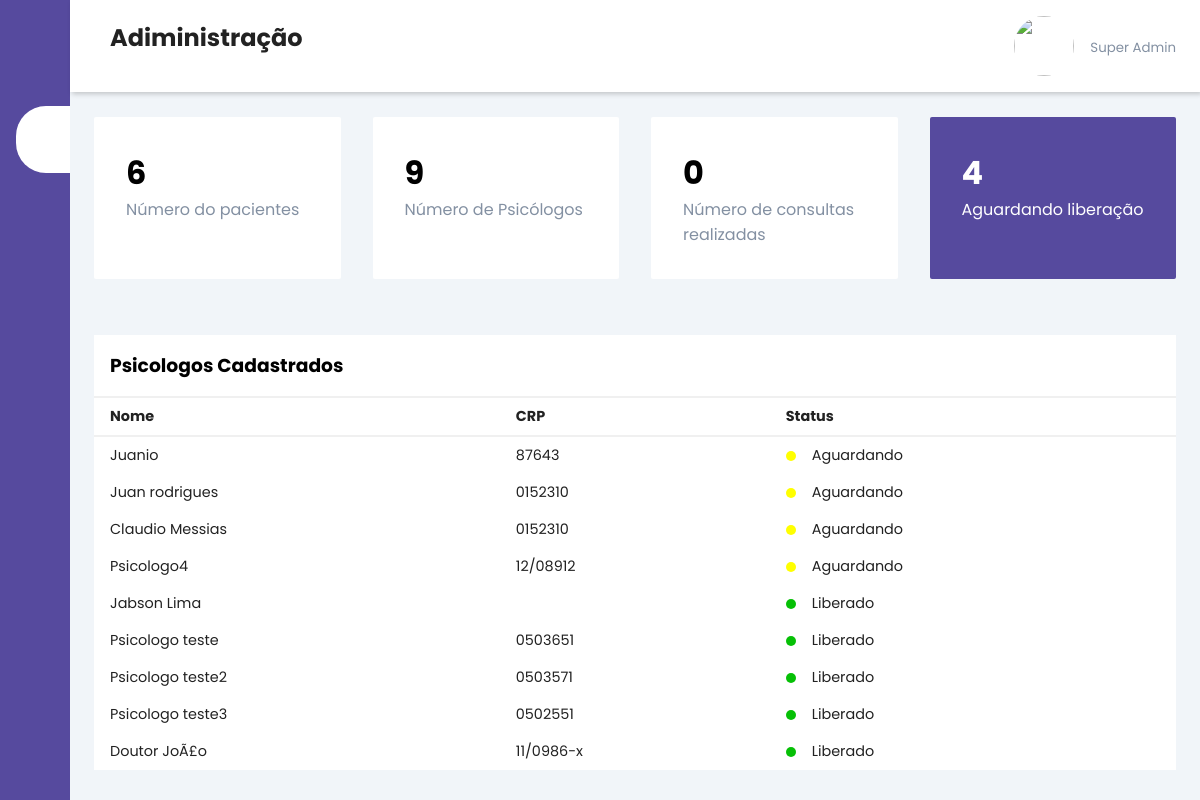
The app's page /admin_page.php, older data.
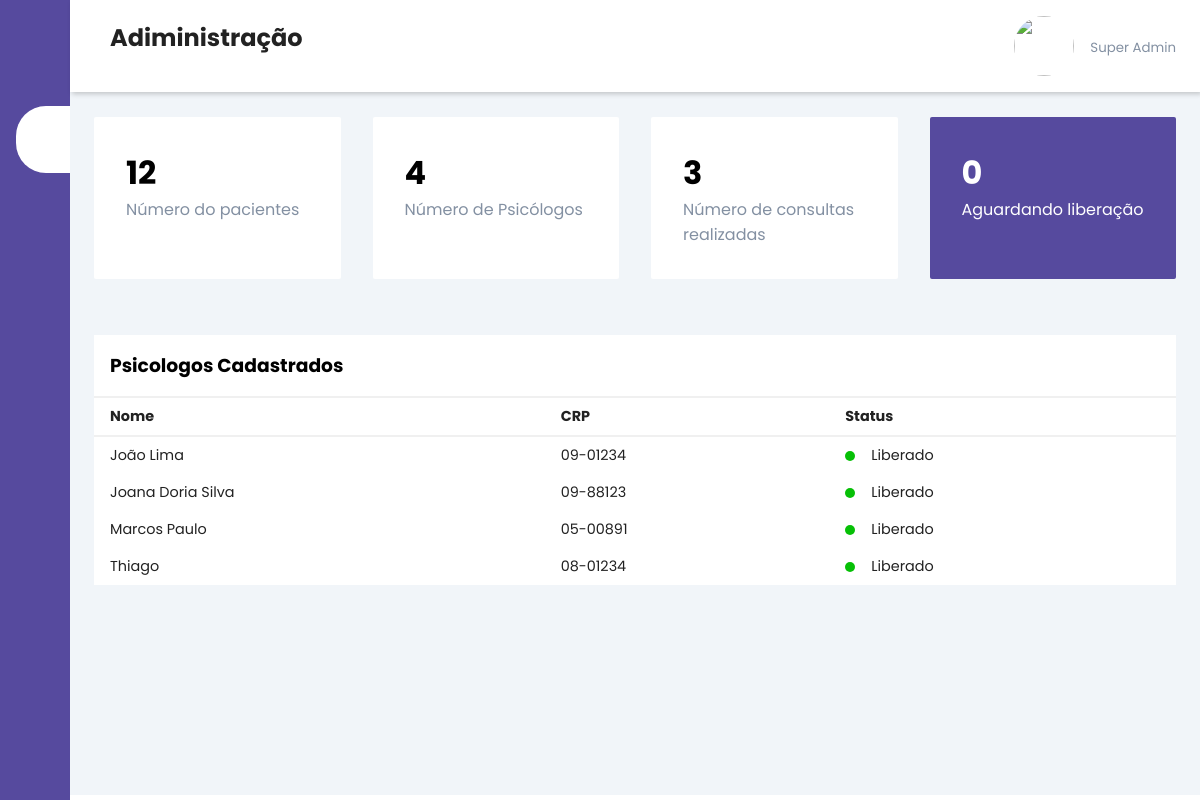
The same page, newer data.
### tables this page shows
CREATE TABLE `psicologos` (
  `unique_id` varchar(200) NOT NULL,
  `nome` varchar(100) DEFAULT NULL,
  `email` varchar(80) DEFAULT NULL,
  `senha` varchar(50) DEFAULT NULL,
  `nascimento` varchar(10) DEFAULT NULL,
  `estado` varchar(2) DEFAULT NULL,
  `cep` varchar(15) DEFAULT NULL,
  `rg` varchar(20) DEFAULT NULL,
  `cpf` varchar(16) DEFAULT NULL,
  `telefone` varchar(18) DEFAULT NULL,
  `local` varchar(80) DEFAULT NULL,
  `crp` varchar(16) DEFAULT NULL,
  `status` varchar(10) DEFAULT NULL,
  `situacao` int(11) DEFAULT NULL,
  `tempo_experiencia` varchar(4) DEFAULT NULL,
  `tempo_consulta` varchar(6) DEFAULT NULL,
  `resumo` varchar(500) DEFAULT NULL,
  `texto` varchar(800) DEFAULT NULL,
  `diploma` varchar(80) DEFAULT NULL,
  `faculdade` varchar(80) DEFAULT NULL,
  `foto` varchar(80) DEFAULT NULL,
  `idioma` varchar(50) DEFAULT NULL,
  `valor` varchar(6) DEFAULT NULL,
  `remarcacao` varchar(2) DEFAULT NULL,
  `sexo` varchar(10) DEFAULT NULL,
  `desativada` int(11) DEFAULT NULL
);

### admin_page.php (the view, shortened to what the changed rows need)
<!DOCTYPE html>
<html lang="en">
<head>
    <link rel="stylesheet" href="https://maxst.icons8.com/vue-static/landings/line-awesome/line-awesome/1.3.0/css/line-awesome.min.css">
    <link rel="stylesheet" href="css/admin_page.css">
</head>
<body>
    <div class="sidebar">
        <div class="sidebar-brand">
            <h2><span class="las la-clinic-medical"></span> <span>Divã</span></h2>
        </div>
    </div>
    <div class="main-content">
        <header>
            <h2>
                <label for="nav-toggle">
                    <span class="las la-bars"></span>
                </label> Adiministração
            </h2>
                <?php
                require_once 'conexao.php';
                ?>
        </header>
        <main>
            <div class="cards">
            <?php
                $paci = mysqli_query($conn, "SELECT unique_id FROM cad_usuario");
                $qtd_paci = mysqli_num_rows($paci);
                $psic = mysqli_query($conn, "SELECT unique_id FROM psicologos");
                $qtd_psic = mysqli_num_rows($psic);
                $rea = mysqli_query($conn, "SELECT realizada FROM consulta WHERE realizada = 1");
                $qtd_rea = mysqli_num_rows($rea);
                $libe = mysqli_query($conn, "SELECT unique_id FROM psicologos WHERE situacao = 0");
                $qtd_libe = mysqli_num_rows($libe);
            ?>
                <div class="card-single">
                    <div>
                        <h1><?php echo $qtd_paci?></h1>
                        <span>Número do pacientes</span>
                    </div>
                </div>
                <div class="card-single">
                    <div>
                        <h1><?php echo $qtd_psic?></h1>
                        <span>Número de Psicólogos</span>
                    </div>
                </div>
                <div class="card-single">
                    <div>
                        <h1><?php echo $qtd_rea?></h1>
                        <span>Número de consultas realizadas</span>
                    </div>
                </div>
                <div class="card-single">
                    <div>
                        <h1><?php echo $qtd_libe?></h1>
                        <span>Aguardando liberação</span>
                    </div>
                </div>
            </div>
            <div class="recent-grid">
                <div class="projects">
                    <div class="card">
                        <div class="card-body">
                            <div class="table-responsive">
                                <table width="100%">
                                    <thead>
                                        <tr>
                                            <td>Nome</td>
                                            <td>CRP</td>
                                            <td>Status</td>
                                        </tr>
                                    </thead>
                                    <tbody>
                                    <?php
                                        $verif = mysqli_query($conn, "SELECT nome, situacao, crp FROM psicologos ORDER BY situacao ASC");
                                        while($psico = mysqli_fetch_array($verif)){
                                            if($psico['situacao'] == 0){
                                            echo "<tr>
                                            <td>$psico[nome]</td>
                                            <td>$psico[crp]</td>
                                            <td>
                                                <span class='status yellow'></span> Aguardando
                                            </td>
                                            </tr>";
                                            }
                                            if($psico['situacao'] == 1){
                                                echo "<tr>
                                                <td>$psico[nome]</td>
                                                <td>$psico[crp]</td>
                                                <td>
                                                    <span class='status green'></span> Liberado
                                                </td>
                                                </tr>";
                                                }
                                        }
                                    ?>
                                    </tbody>
                                </table>
                            </div>
                        </div>
                    </div>
                </div>
            </div>
        </main>
    </div>
</body>
</html>

Row changes from the older to the newer data that the page shows:
removed psicologos: nome "Juanio", crp "87643"
removed psicologos: nome "Juan rodrigues", crp "0152310"
removed psicologos: nome "Claudio Messias", crp "0152310"
removed psicologos: nome "Psicologo4", crp "12/08912"
removed psicologos: nome "Jabson Lima"
removed psicologos: nome "Psicologo teste2", crp "0503571"
removed psicologos: nome "Psicologo teste3", crp "0502551"
removed psicologos: nome "Doutor JoÃ£o", crp "11/0986-x"
changed psicologos: nome "Psicologo teste" → "João Lima"; crp "0503651" → "09-01234"
added psicologos: nome "Joana Doria Silva", crp "09-88123"
added psicologos: nome "Marcos Paulo", crp "05-00891"
added psicologos: nome "Thiago", crp "08-01234"
Text that changed along with them:
$qtd_paci: "6" → "12"
$qtd_psic: "9" → "4"
$qtd_rea: "0" → "3"
$qtd_libe: "4" → "0"
